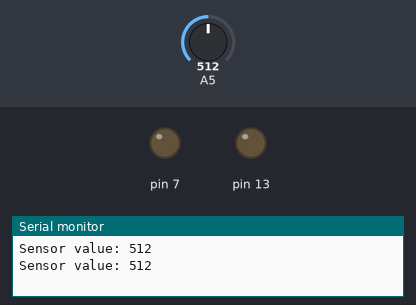
Simulated run of this sketch. Board: Arduino Uno, built with avr-gcc and run on an emulated ATmega328P. On the bench: output pins drawn as LEDs (lit = HIGH), the last lines printed to the serial monitor. The inputs (shaded band) are chosen by the test bench; at power-on: A5 = 512.

Above: at 1.8 s.
1.9 s: A5 set to 687
3.4 s: A5 set to 716
At 4.3 s:
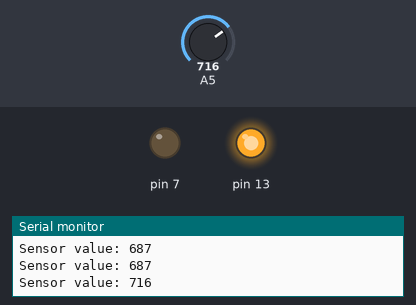
5.5 s: A5 set to 690
At 7.1 s:
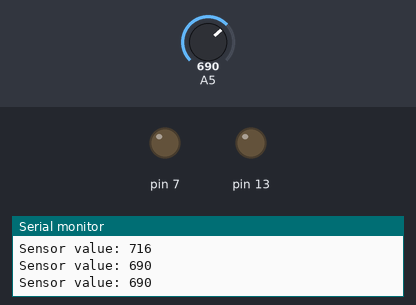
7.5 s: A5 set to 710
At 8.6 s:
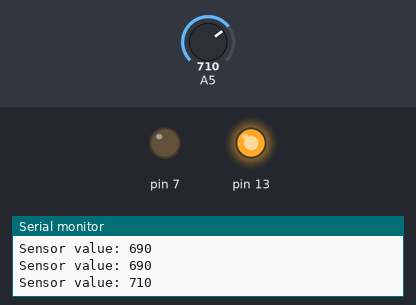
Timing chart, 0 to 10.5 s (numbered marks = the images above; inputs shaded):
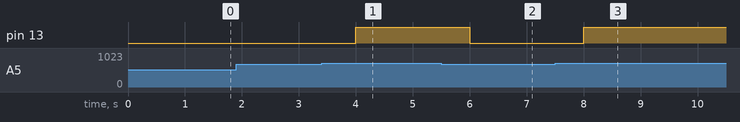

The sketch:

water_sensor_with_led.ino
```cpp
void setup() {
  Serial.begin(9600);
  pinMode(7, OUTPUT);
  pinMode(13, OUTPUT);
}

void loop() {

  int value = analogRead(A5);
  if (value > 700){
    digitalWrite(13, HIGH);
  }else {
    digitalWrite(13, LOW);
  }

  Serial.print("Sensor value: ");
  Serial.println(value);

  delay(1000);
}
```

Measured:
- the behaviour switches between 700 and 701 on A5 (found by bisection; images 0 and 1)
- after the input at 3.4 s, pin 13: LOW → HIGH after 0.60 s
- after the input at 5.5 s, pin 13: HIGH → LOW after 0.50 s
- after the input at 7.5 s, pin 13: LOW → HIGH after 0.50 s
